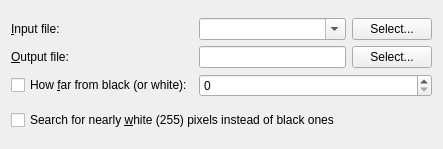
<?xml version="1.0" encoding="UTF-8"?>
<ui version="4.0">
 <class>GdalToolsWidget</class>
 <widget class="QWidget" name="GdalToolsWidget">
  <property name="geometry">
   <rect>
    <x>0</x>
    <y>0</y>
    <width>443</width>
    <height>149</height>
   </rect>
  </property>
  <property name="sizePolicy">
   <sizepolicy hsizetype="Expanding" vsizetype="Preferred">
    <horstretch>0</horstretch>
    <verstretch>0</verstretch>
   </sizepolicy>
  </property>
  <property name="windowTitle">
   <string>Near Black</string>
  </property>
  <layout class="QVBoxLayout" name="verticalLayout">
   <item>
    <layout class="QGridLayout" name="gridLayout">
     <item row="0" column="0">
      <widget class="QLabel" name="label">
       <property name="text">
        <string>&amp;Input file:</string>
       </property>
       <property name="buddy">
        <cstring>selectInputFileButton</cstring>
       </property>
      </widget>
     </item>
     <item row="0" column="1">
      <layout class="QHBoxLayout" name="horizontalLayout_3">
       <item>
        <widget class="QComboBox" name="inputLayerCombo">
         <property name="sizePolicy">
          <sizepolicy hsizetype="Expanding" vsizetype="Fixed">
           <horstretch>0</horstretch>
           <verstretch>0</verstretch>
          </sizepolicy>
         </property>
         <property name="editable">
          <bool>true</bool>
         </property>
         <property name="insertPolicy">
          <enum>QComboBox::NoInsert</enum>
         </property>
        </widget>
       </item>
       <item>
        <widget class="QPushButton" name="selectInputFileButton">
         <property name="text">
          <string>Select...</string>
         </property>
        </widget>
       </item>
      </layout>
     </item>
     <item row="1" column="0">
      <widget class="QLabel" name="label_2">
       <property name="text">
        <string>&amp;Output file:</string>
       </property>
       <property name="buddy">
        <cstring>selectOutputFileButton</cstring>
       </property>
      </widget>
     </item>
     <item row="1" column="1">
      <layout class="QHBoxLayout" name="horizontalLayout_2">
       <item>
        <widget class="QLineEdit" name="outputFileEdit">
         <property name="minimumSize">
          <size>
           <width>100</width>
           <height>0</height>
          </size>
         </property>
        </widget>
       </item>
       <item>
        <widget class="QPushButton" name="selectOutputFileButton">
         <property name="text">
          <string>Select...</string>
         </property>
        </widget>
       </item>
      </layout>
     </item>
     <item row="2" column="0">
      <widget class="QCheckBox" name="nearCheck">
       <property name="text">
        <string>How &amp;far from black (or white):</string>
       </property>
      </widget>
     </item>
     <item row="2" column="1">
      <widget class="QSpinBox" name="nearSpin">
       <property name="maximum">
        <number>255</number>
       </property>
      </widget>
     </item>
    </layout>
   </item>
   <item>
    <widget class="QCheckBox" name="whiteCheckBox">
     <property name="text">
      <string>Search for nearly &amp;white (255) pixels instead of black ones</string>
     </property>
    </widget>
   </item>
  </layout>
 </widget>
 <resources/>
 <connections/>
</ui>
